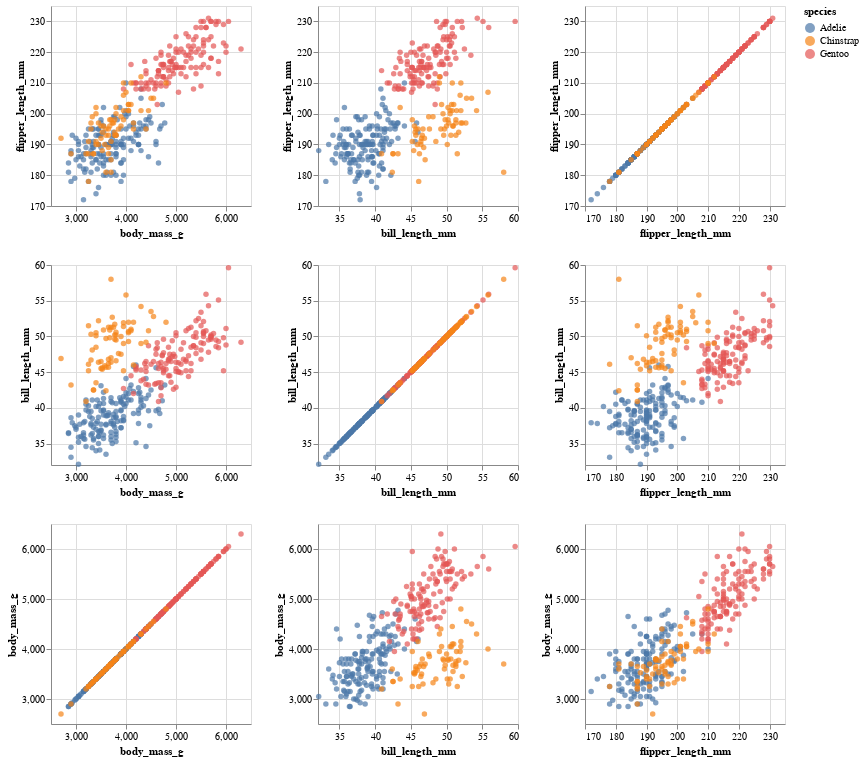

Notebook source saved alongside this figure:
### Markdown cell above
We'll use [a repeated chart](https://altair-viz.github.io/user_guide/compound_charts.html#repeat-chart) that repeats variables across rows and columns.

Use a conditional color again, based on a brush selection.

### Code cell
# Setup the selection brush
brush = alt.selection_interval()

# Setup the chart
(
    alt.Chart(penguins)
    .mark_circle()
    .encode(
        x=alt.X(alt.repeat("column"), type="quantitative", scale=alt.Scale(zero=False)),
        y=alt.Y(alt.repeat("row"), type="quantitative", scale=alt.Scale(zero=False)),
        color=alt.condition(
            brush, "species:N", alt.value("lightgray")
        ),  # conditional color
    )
    .properties(
        width=200,
        height=200,
    )
    .add_params(brush)
    .repeat(  # repeat variables across rows and columns
        row=["flipper_length_mm", "bill_length_mm", "body_mass_g"],
        column=["body_mass_g", "bill_length_mm", "flipper_length_mm"],
    )
)

### Figure 1 — Vega-Lite specification as saved in the notebook (floating-point values rounded to 4 significant figures; data arrays with more than 128 entries replaced by an {"elided": "..."} marker saying what was removed)
{"config": {"view": {"continuousWidth": 300, "continuousHeight": 300}}, "repeat": {"column": ["body_mass_g", "bill_length_mm", "flipper_length_mm"], "row": ["flipper_length_mm", "bill_length_mm", "body_mass_g"]}, "spec": {"data": {"name": "data-d845c810a85f4a52a4f81efae2265160"}, "mark": {"type": "circle"}, "encoding": {"color": {"condition": {"param": "param_7", "field": "species", "type": "nominal"}, "value": "lightgray"}, "x": {"field": {"repeat": "column"}, "scale": {"zero": false}, "type": "quantitative"}, "y": {"field": {"repeat": "row"}, "scale": {"zero": false}, "type": "quantitative"}}, "height": 200, "name": "view_3", "width": 200}, "params": [{"name": "param_7", "select": {"type": "interval"}, "views": ["view_3_child__row_flipper_length_mmcolumn_body_mass_g", "view_3_child__row_flipper_length_mmcolumn_bill_length_mm", "view_3_child__row_flipper_length_mmcolumn_flipper_length_mm", "view_3_child__row_bill_length_mmcolumn_body_mass_g", "view_3_child__row_bill_length_mmcolumn_bill_length_mm", "view_3_child__row_bill_length_mmcolumn_flipper_length_mm", "view_3_child__row_body_mass_gcolumn_body_mass_g", "view_3_child__row_body_mass_gcolumn_bill_length_mm", "view_3_child__row_body_mass_gcolumn_flipper_length_mm"]}], "$schema": "https://vega.github.io/schema/vega-lite/v5.17.0.json", "datasets": {"data-d845c810a85f4a52a4f81efae2265160": {"elided": "344 records"}}}
